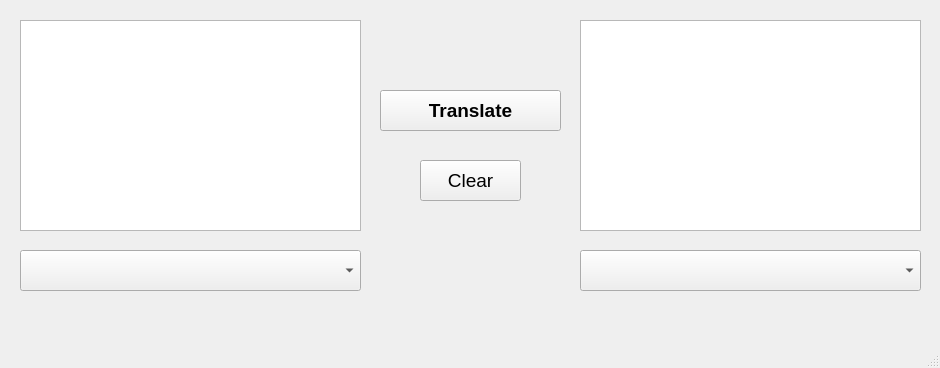
<?xml version="1.0" encoding="UTF-8"?>
<ui version="4.0">
 <class>MainWindow</class>
 <widget class="QMainWindow" name="MainWindow">
  <property name="geometry">
   <rect>
    <x>0</x>
    <y>0</y>
    <width>940</width>
    <height>368</height>
   </rect>
  </property>
  <property name="windowTitle">
   <string>MainWindow</string>
  </property>
  <widget class="QWidget" name="centralwidget">
   <widget class="QComboBox" name="comboBox">
    <property name="geometry">
     <rect>
      <x>20</x>
      <y>250</y>
      <width>341</width>
      <height>41</height>
     </rect>
    </property>
   </widget>
   <widget class="QComboBox" name="comboBox_2">
    <property name="geometry">
     <rect>
      <x>580</x>
      <y>250</y>
      <width>341</width>
      <height>41</height>
     </rect>
    </property>
   </widget>
   <widget class="QPushButton" name="pushButton">
    <property name="geometry">
     <rect>
      <x>380</x>
      <y>90</y>
      <width>181</width>
      <height>41</height>
     </rect>
    </property>
    <property name="font">
     <font>
      <pointsize>14</pointsize>
      <weight>75</weight>
      <bold>true</bold>
     </font>
    </property>
    <property name="text">
     <string>Translate</string>
    </property>
   </widget>
   <widget class="QPushButton" name="pushButton_2">
    <property name="geometry">
     <rect>
      <x>420</x>
      <y>160</y>
      <width>101</width>
      <height>41</height>
     </rect>
    </property>
    <property name="font">
     <font>
      <pointsize>14</pointsize>
     </font>
    </property>
    <property name="text">
     <string>Clear</string>
    </property>
   </widget>
   <widget class="QTextEdit" name="textEdit">
    <property name="geometry">
     <rect>
      <x>20</x>
      <y>20</y>
      <width>341</width>
      <height>211</height>
     </rect>
    </property>
   </widget>
   <widget class="QTextEdit" name="textEdit_3">
    <property name="geometry">
     <rect>
      <x>580</x>
      <y>20</y>
      <width>341</width>
      <height>211</height>
     </rect>
    </property>
   </widget>
  </widget>
  <widget class="QMenuBar" name="menubar">
   <property name="geometry">
    <rect>
     <x>0</x>
     <y>0</y>
     <width>940</width>
     <height>27</height>
    </rect>
   </property>
  </widget>
  <widget class="QStatusBar" name="statusbar"/>
 </widget>
 <resources/>
 <connections/>
</ui>
